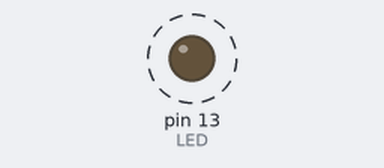
A sketch run on a simulated Arduino Uno, built with avr-gcc and run on an emulated ATmega328P. Shown: output pins drawn as LEDs (lit = HIGH). Dashed ring = blinking.

Above: at 0.2 s.
Timing chart, 0 to 3.0 s (numbered marks = the images above):
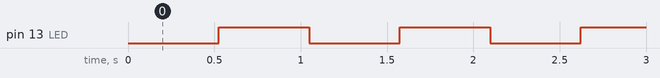

The sketch:

timer_counter1.ino
```cpp
#define F_CPU 160000000UL
#include <avr/io.h>
#include<avr/interrupt.h>

uint8_t count;
ISR(TIMER0_OVF_vect)	//1/64초에 한번씩
{
  if(++count >= 32)
  {
    count = 0;
 	PORTB ^= 1 << PB5;
  }
}

void timer0_init()
{
  //분주비 설정 : 1024(타/카 동작시작)
  TCCR0B |= 0b101<<CS00;
  TIMSK0 |= 1<<TOIE0;	//오버플로우 인터럽트 활성화
  sei();	//전역인터럽트 활성화
}

int main()
{
  DDRB |= 1 << PB5;	//내장 LED
  timer0_init();

  while(1)
  {
  }

}
```

Measured:
- by itself, pin 13 (LED): alternates HIGH for 0.52 s and LOW for 0.52 s
